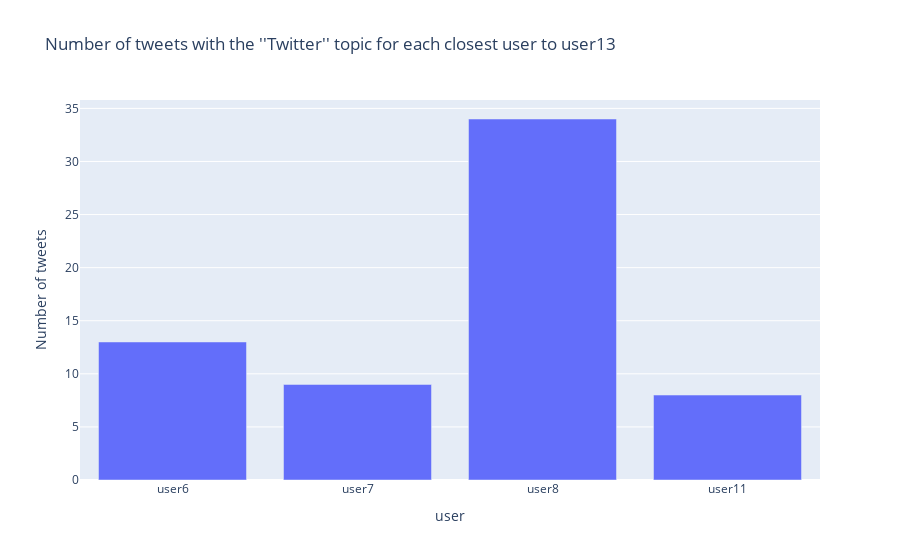

Source (notebook cell):
### Code cell
#plot bar chart showing number of tweets with topic for each closest users. sort users by id

import plotly.express as px

fig = px.bar(plotDf, x='user', y=[len(df[(df['id'] == userDF['id'][x]) & (df['topics'].apply(lambda x: topic in x))]) for x in plotDf['index']], title='Number of tweets with the \'{}\' topic for each closest user to {}'.format(topic, userDF.loc[userDF['id'] == ChosenUser, 'user'].iloc[0]))

#add label to y axis
fig.update_yaxes(title_text='Number of tweets')

fig.show()

### Figure 1 — Plotly figure (JSON) as saved in the notebook; plotly's stock layout.template omitted (floating-point values rounded to 4 significant figures)
{"data": [{"alignmentgroup": "True", "hovertemplate": "user=%{x}<br>y=%{y}<extra></extra>", "legendgroup": "", "marker": {"color": "#636efa", "pattern": {"shape": ""}}, "name": "", "offsetgroup": "", "orientation": "v", "showlegend": false, "textposition": "auto", "type": "bar", "x": ["user6", "user7", "user8", "user11"], "xaxis": "x", "y": [13, 9, 34, 8], "yaxis": "y"}], "layout": {"barmode": "relative", "legend": {"tracegroupgap": 0}, "title": {"text": "Number of tweets with the ''Twitter'' topic for each closest user to user13"}, "xaxis": {"anchor": "y", "domain": [0, 1], "title": {"text": "user"}}, "yaxis": {"anchor": "x", "domain": [0, 1], "title": {"text": "Number of tweets"}}}}
